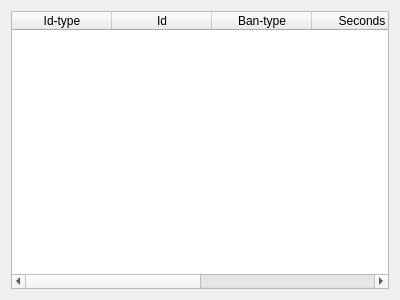
<?xml version="1.0" encoding="UTF-8"?>
<ui version="4.0">
 <class>BanListWidget</class>
 <widget class="QWidget" name="BanListWidget">
  <property name="geometry">
   <rect>
    <x>0</x>
    <y>0</y>
    <width>400</width>
    <height>300</height>
   </rect>
  </property>
  <property name="windowTitle">
   <string/>
  </property>
  <layout class="QGridLayout" name="gridLayout">
   <item row="0" column="0">
    <widget class="QTableWidget" name="tableWidget_bl_banList">
     <property name="contextMenuPolicy">
      <enum>Qt::CustomContextMenu</enum>
     </property>
     <property name="editTriggers">
      <set>QAbstractItemView::NoEditTriggers</set>
     </property>
     <property name="selectionMode">
      <enum>QAbstractItemView::SingleSelection</enum>
     </property>
     <property name="selectionBehavior">
      <enum>QAbstractItemView::SelectRows</enum>
     </property>
     <attribute name="horizontalHeaderStretchLastSection">
      <bool>true</bool>
     </attribute>
     <attribute name="verticalHeaderVisible">
      <bool>false</bool>
     </attribute>
     <attribute name="verticalHeaderHighlightSections">
      <bool>false</bool>
     </attribute>
     <column>
      <property name="text">
       <string>Id-type</string>
      </property>
     </column>
     <column>
      <property name="text">
       <string>Id</string>
      </property>
     </column>
     <column>
      <property name="text">
       <string>Ban-type</string>
      </property>
     </column>
     <column>
      <property name="text">
       <string>Seconds</string>
      </property>
     </column>
     <column>
      <property name="text">
       <string>Rounds</string>
      </property>
     </column>
     <column>
      <property name="text">
       <string>Reason</string>
      </property>
     </column>
    </widget>
   </item>
  </layout>
 </widget>
 <resources/>
 <connections/>
</ui>
